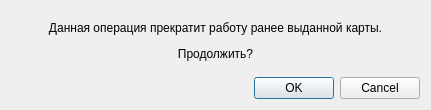
<?xml version="1.0" encoding="UTF-8"?>
<ui version="4.0">
 <class>GetCardDialog</class>
 <widget class="QDialog" name="GetCardDialog">
  <property name="geometry">
   <rect>
    <x>0</x>
    <y>0</y>
    <width>431</width>
    <height>110</height>
   </rect>
  </property>
  <property name="windowTitle">
   <string>Карта</string>
  </property>
  <layout class="QGridLayout" name="gridLayout">
   <item row="0" column="0">
    <widget class="QLabel" name="label">
     <property name="font">
      <font>
       <family>MS Shell Dlg 2</family>
      </font>
     </property>
     <property name="text">
      <string>&lt;html&gt;&lt;head/&gt;&lt;body&gt;&lt;p&gt;Данная операция прекратит работу ранее выданной карты.&lt;/p&gt;&lt;p&gt;Продолжить?&lt;/p&gt;&lt;/body&gt;&lt;/html&gt;</string>
     </property>
     <property name="alignment">
      <set>Qt::AlignCenter</set>
     </property>
    </widget>
   </item>
   <item row="1" column="0">
    <widget class="QDialogButtonBox" name="buttonBox">
     <property name="orientation">
      <enum>Qt::Horizontal</enum>
     </property>
     <property name="standardButtons">
      <set>QDialogButtonBox::Cancel|QDialogButtonBox::Ok</set>
     </property>
    </widget>
   </item>
  </layout>
 </widget>
 <resources/>
 <connections>
  <connection>
   <sender>buttonBox</sender>
   <signal>accepted()</signal>
   <receiver>GetCardDialog</receiver>
   <slot>accept()</slot>
   <hints>
    <hint type="sourcelabel">
     <x>248</x>
     <y>254</y>
    </hint>
    <hint type="destinationlabel">
     <x>157</x>
     <y>274</y>
    </hint>
   </hints>
  </connection>
  <connection>
   <sender>buttonBox</sender>
   <signal>rejected()</signal>
   <receiver>GetCardDialog</receiver>
   <slot>reject()</slot>
   <hints>
    <hint type="sourcelabel">
     <x>316</x>
     <y>260</y>
    </hint>
    <hint type="destinationlabel">
     <x>286</x>
     <y>274</y>
    </hint>
   </hints>
  </connection>
 </connections>
</ui>
